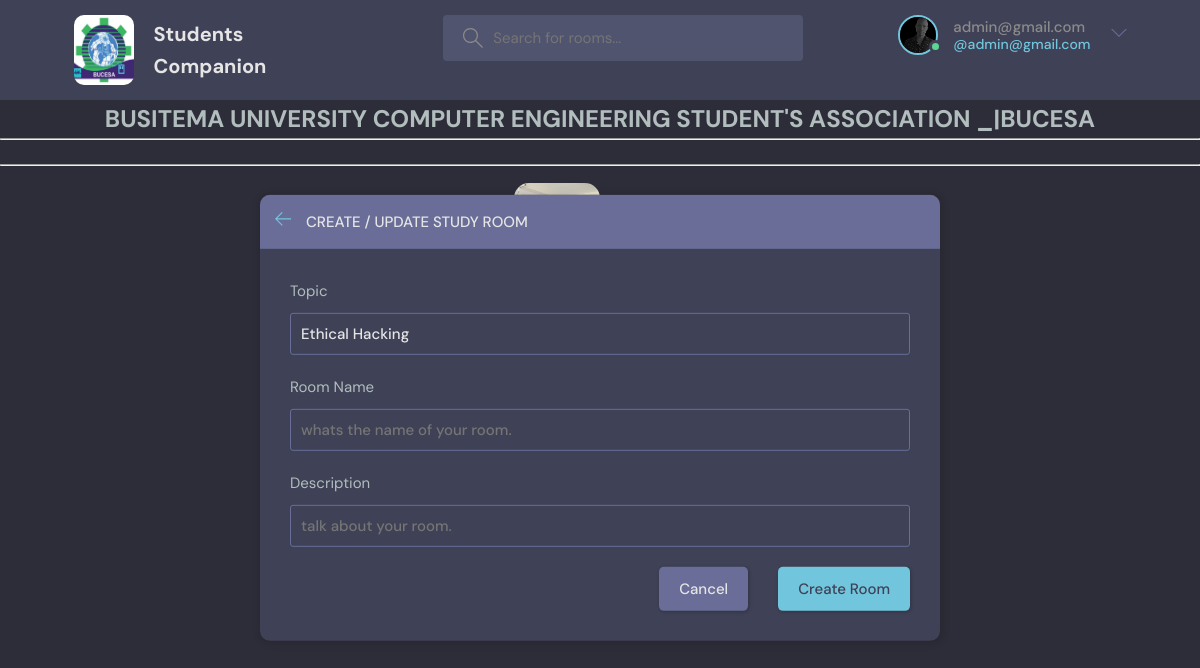
Page /updateRoom/1/ (signed in) on the committed database.
### base/models.py (models this page shows, shortened)
class User(AbstractUser):
    name = models.CharField(max_length=200, null=True)
    email = models.EmailField(unique=True, null=True)
    bio = models.TextField(null=True)
    avatar = models.ImageField(null=True, default="avatar.svg")
    USERNAME_FIELD = 'email'
    REQUIRED_FIELDS = []

class Room(models.Model):
    host = models.ForeignKey(User, on_delete=models.SET_NULL, null=True)
    topic = models.ForeignKey(Topic, on_delete=models.SET_NULL, null=True, blank=True)
    name = models.CharField(max_length=200)
    description = models.TextField(null=True, blank=True)
    participants = models.ManyToManyField(User, related_name = 'participants', blank= True)
    updated = models.DateTimeField(auto_now=True)
    created  = models.DateTimeField(auto_now_add=True)
    class Meta:
        ordering =['-updated', '-created']

class Topic(models.Model):
    name = models.CharField(max_length=300)

### base/views.py (the view, shortened to what this page needs)
# urls.py: path('updateRoom/<str:pk>/', views.updateRoom, name='update_room'),
@login_required(login_url='loginpage')
def updateRoom(request, pk):
    room = Room.objects.get(id=pk)
    topics = Topic.objects.all()
    form = RoomForm(instance=room)
    if request.user != room.host:
        return HttpResponse('You are not allowed here!')
    context= {
        'topics':topics,
        'form':form,
        'room':room
    }
    return render(request, 'base/room_form.html' , context)

### base/forms.py
class RoomForm(ModelForm):
    class Meta:
        model = Room
        fields = '__all__'
        exclude  = ['host', 'participants']

### base/templates/base/room_form.html (shortened to what this page needs)
{% extends 'main.html' %}
{% block content %}
  <main class="create-room layout">
    <div class="container">
      <div class="layout__box">
        <div class="layout__boxHeader">
          <div class="layout__boxTitle">
            <a href="{{request.META.HTTP.REFERER}}">
              <svg version="1.1" xmlns="http://www.w3.org/2000/svg" width="32" height="32" viewBox="0 0 32 32">
                <title>arrow-left</title>
                <path
                  d="M13.723 2.286l-13.723 13.714 13.719 13.714 1.616-1.611-10.96-10.96h27.625v-2.286h-27.625l10.965-10.965-1.616-1.607z">
                </path>
              </svg>
            </a>
            <h3>Create / Update Study Room</h3>
          </div>
        </div>
        <div class="layout__body">
          <form class="form" action="" method="POST" >
            <div class="form__group" >
              <label for="room_topic">Topic</label>
              <input type="text" name="topic" value = "{{room.topic.name}}" list="topic-list"  placeholder="select topic"/>
            </div>
            <div class="form__group" >
              <label for="room_name">Room Name</label>
              <input id="room_name" name="room_name" type="text" placeholder="whats the name of your room." />
            </div>
            <div class="form__group" >
              <label for="room_description">Description</label>
              <input id="room_description" name="room_description" type="text" placeholder="talk about your room." />
            </div>
            <div class="form__action">
              <a class="btn btn--dark" href="{{request.META.HTTP_REFERER}}">Cancel</a>
              <button class="btn btn--main" type="submit">Create Room</button>
            </div>
          </form>
        </div>
      </div>
    </div>
  </main>
{% endblock content %}

### templates/nav.html (shortened to what this page needs)
{% load static %}
<header class="header header--loggedIn">
    <div class="container">
      <a href="{% url 'home' %}" class="header__logo">
        <img src="{% static 'images/bucesa.jpg' %}"  style="width: 60px; height: 70px; border-radius: 10px;"/>
        <h1>Students Companion</h1>
      </a>
      <form class="header__search" method = 'GET' action="{% url 'home' %}">
        <label>
          <input name ="q" placeholder="Search for rooms..." />
        </label>
      </form>
      <nav class="header__menu">
        {% if request.user.is_authenticated %}
        <div class="header__user">
          <a href="{% url 'userprofile' user.id %}">
            <div class="avatar avatar--medium active">
              <img src="{{user.avatar.url}}" />
            </div>
            <p>{{request.user }}<span>@{{request.user}}</span></p>
          </a>
          <button class="dropdown-button">
            <svg version="1.1" xmlns="http://www.w3.org/2000/svg" width="32" height="32" viewBox="0 0 32 32">
              <title>chevron-down</title>
              <path d="M16 21l-13-13h-3l16 16 16-16h-3l-13 13z"></path>
            </svg>
          </button>
        </div>
        {% else %}
        <a href="{% url 'loginpage' %}">
          <img src="{% static 'images/avatar.svg' %}" />
          <p>Login</p>
        </a>
        {% endif %}
      </nav>
    </div>
  </header>
<h2 style="text-align: center; font-weight: bold; font-size: x-large;">BUSITEMA UNIVERSITY COMPUTER ENGINEERING STUDENT'S ASSOCIATION   _|BUCESA</h2>
<hr>

### rows in the picture
User: avatar (picture), user "admin@gmail.com"
Room: topic "Ethical Hacking"
